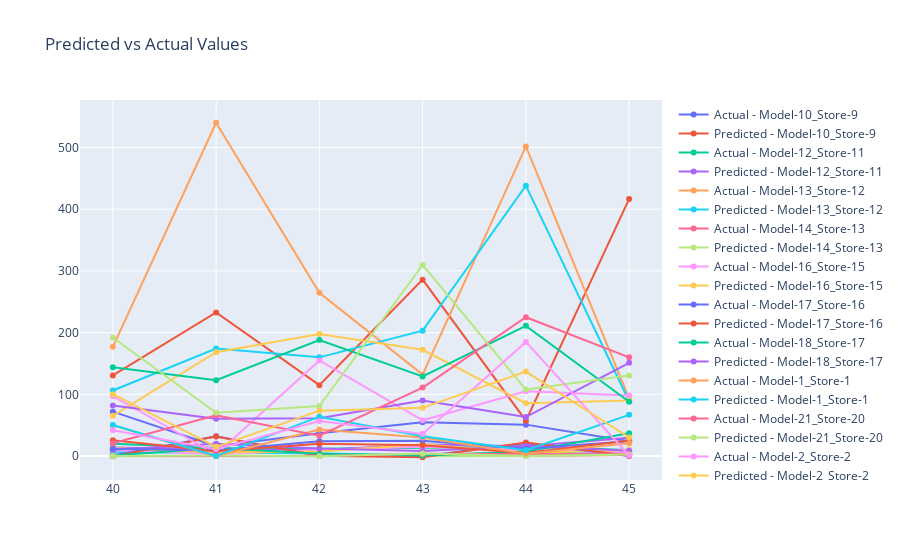

The cell this chart's notebook holds for it:
### Code cell
unique_pairs = df_test_results['Model_Store_Pair'].unique()

plot_data = []

# Loop through each unique Model_Store_Pair and create a trace for each one
for unique_pair in unique_pairs:
    trace_actual = go.Scatter(
        x=df_test_results[df_test_results['Model_Store_Pair'] == unique_pair].index,
        y=df_test_results[df_test_results['Model_Store_Pair'] == unique_pair]['QUANTITY'],
        mode='lines+markers',
        name=f'Actual - {unique_pair}',
    )
    trace_pred = go.Scatter(
        x=df_test_results[df_test_results['Model_Store_Pair'] == unique_pair].index,
        y=df_test_results[df_test_results['Model_Store_Pair'] == unique_pair]['pred_value'],
        mode='lines+markers',
        name=f'Predicted - {unique_pair}',
    )
    
    plot_data.append(trace_actual)
    plot_data.append(trace_pred)

plot_layout = go.Layout(
    title='Predicted vs Actual Values',
    showlegend=True,  # Show the legend
)

fig = go.Figure(data=plot_data, layout=plot_layout)
iplot(fig)

### Figure 1 — Plotly figure (JSON) as saved in the notebook; plotly's stock layout.template omitted (floating-point values rounded to 4 significant figures)
{"data": [{"mode": "lines+markers", "name": "Actual - Model-10_Store-9", "type": "scatter", "x": [40, 41, 42, 43, 44, 45], "y": [72, 16, 37, 55, 51, 24]}, {"mode": "lines+markers", "name": "Predicted - Model-10_Store-9", "type": "scatter", "x": [40, 41, 42, 43, 44, 45], "y": [130.6, 232.8, 114.9, 285.8, 57.42, 416.6]}, {"mode": "lines+markers", "name": "Actual - Model-12_Store-11", "type": "scatter", "x": [40, 41, 42, 43, 44, 45], "y": [20, 13, 12, 14, 15, 10]}, {"mode": "lines+markers", "name": "Predicted - Model-12_Store-11", "type": "scatter", "x": [40, 41, 42, 43, 44, 45], "y": [14.07, 11.18, 10.08, 18.64, 15.94, 29.74]}, {"mode": "lines+markers", "name": "Actual - Model-13_Store-12", "type": "scatter", "x": [40, 41, 42, 43, 44, 45], "y": [10, 9, 4, 0, 7, 6]}, {"mode": "lines+markers", "name": "Predicted - Model-13_Store-12", "type": "scatter", "x": [40, 41, 42, 43, 44, 45], "y": [6.393, 5.663, 4.846, 0.7685, 4.541, 4.957]}, {"mode": "lines+markers", "name": "Actual - Model-14_Store-13", "type": "scatter", "x": [40, 41, 42, 43, 44, 45], "y": [0, 0, 1, 0, 0, 2]}, {"mode": "lines+markers", "name": "Predicted - Model-14_Store-13", "type": "scatter", "x": [40, 41, 42, 43, 44, 45], "y": [-0.01211, -0.04567, 1.071, -0.1224, 0.08486, 2.195]}, {"mode": "lines+markers", "name": "Actual - Model-16_Store-15", "type": "scatter", "x": [40, 41, 42, 43, 44, 45], "y": [10, 3, 10, 15, 10, 5]}, {"mode": "lines+markers", "name": "Predicted - Model-16_Store-15", "type": "scatter", "x": [40, 41, 42, 43, 44, 45], "y": [13.14, 5.894, 7.517, 19.28, 4.922, 10.34]}, {"mode": "lines+markers", "name": "Actual - Model-17_Store-16", "type": "scatter", "x": [40, 41, 42, 43, 44, 45], "y": [1, 32, 0, 0, 21, 0]}, {"mode": "lines+markers", "name": "Predicted - Model-17_Store-16", "type": "scatter", "x": [40, 41, 42, 43, 44, 45], "y": [-0.4069, 31.6, 0.4632, -1.831, 21.97, 0.7267]}, {"mode": "lines+markers", "name": "Actual - Model-18_Store-17", "type": "scatter", "x": [40, 41, 42, 43, 44, 45], "y": [1, 13.33, 4, 1, 7.667, 37]}, {"mode": "lines+markers", "name": "Predicted - Model-18_Store-17", "type": "scatter", "x": [40, 41, 42, 43, 44, 45], "y": [10.4, 19.89, 12.16, 8.188, 16.44, 8.782]}, {"mode": "lines+markers", "name": "Actual - Model-1_Store-1", "type": "scatter", "x": [40, 41, 42, 43, 44, 45], "y": [177, 540, 264.5, 132, 501.7, 93]}, {"mode": "lines+markers", "name": "Predicted - Model-1_Store-1", "type": "scatter", "x": [40, 41, 42, 43, 44, 45], "y": [106.3, 174.3, 160.0, 203.3, 438.1, 88.88]}, {"mode": "lines+markers", "name": "Actual - Model-21_Store-20", "type": "scatter", "x": [40, 41, 42, 43, 44, 45], "y": [0, 0, 0, 4, 4, 3]}, {"mode": "lines+markers", "name": "Predicted - Model-21_Store-20", "type": "scatter", "x": [40, 41, 42, 43, 44, 45], "y": [0.09748, 1.093, -0.01652, 4.201, 0.4745, 2.459]}, {"mode": "lines+markers", "name": "Actual - Model-2_Store-2", "type": "scatter", "x": [40, 41, 42, 43, 44, 45], "y": [97, 3, 155, 58, 105, 98]}, {"mode": "lines+markers", "name": "Predicted - Model-2_Store-2", "type": "scatter", "x": [40, 41, 42, 43, 44, 45], "y": [65.29, 168.4, 197.7, 172.2, 85.62, 90.08]}, {"mode": "lines+markers", "name": "Actual - Model-3_Store-3", "type": "scatter", "x": [40, 41, 42, 43, 44, 45], "y": [12, 9, 24, 25, 12, 24]}, {"mode": "lines+markers", "name": "Predicted - Model-3_Store-3", "type": "scatter", "x": [40, 41, 42, 43, 44, 45], "y": [25.8, 7.769, 20.03, 17.7, 5.16, 25.24]}, {"mode": "lines+markers", "name": "Actual - Model-4_Store-4", "type": "scatter", "x": [40, 41, 42, 43, 44, 45], "y": [144, 123, 188, 129, 211, 88]}, {"mode": "lines+markers", "name": "Predicted - Model-4_Store-4", "type": "scatter", "x": [40, 41, 42, 43, 44, 45], "y": [81.85, 60.44, 61.47, 89.93, 63.29, 151.2]}, {"mode": "lines+markers", "name": "Actual - Model-5_Store-5", "type": "scatter", "x": [40, 41, 42, 43, 44, 45], "y": [50, 0, 43, 30, 4, 21]}, {"mode": "lines+markers", "name": "Predicted - Model-5_Store-5", "type": "scatter", "x": [40, 41, 42, 43, 44, 45], "y": [50.38, 0.2657, 63.89, 32.03, 9.526, 66.88]}, {"mode": "lines+markers", "name": "Actual - Model-8_Store-8", "type": "scatter", "x": [40, 41, 42, 43, 44, 45], "y": [21, 66, 33, 111, 225, 160]}, {"mode": "lines+markers", "name": "Predicted - Model-8_Store-8", "type": "scatter", "x": [40, 41, 42, 43, 44, 45], "y": [192.0, 70.34, 81.07, 309.7, 107.8, 130.8]}, {"mode": "lines+markers", "name": "Actual - Model-9_Store-4", "type": "scatter", "x": [40, 41, 42, 43, 44, 45], "y": [42, 11, 57, 36, 185, 1]}, {"mode": "lines+markers", "name": "Predicted - Model-9_Store-4", "type": "scatter", "x": [40, 41, 42, 43, 44, 45], "y": [100.4, 15.05, 73.69, 78.24, 136.9, 30.17]}], "layout": {"showlegend": true, "title": {"text": "Predicted vs Actual Values"}}}
